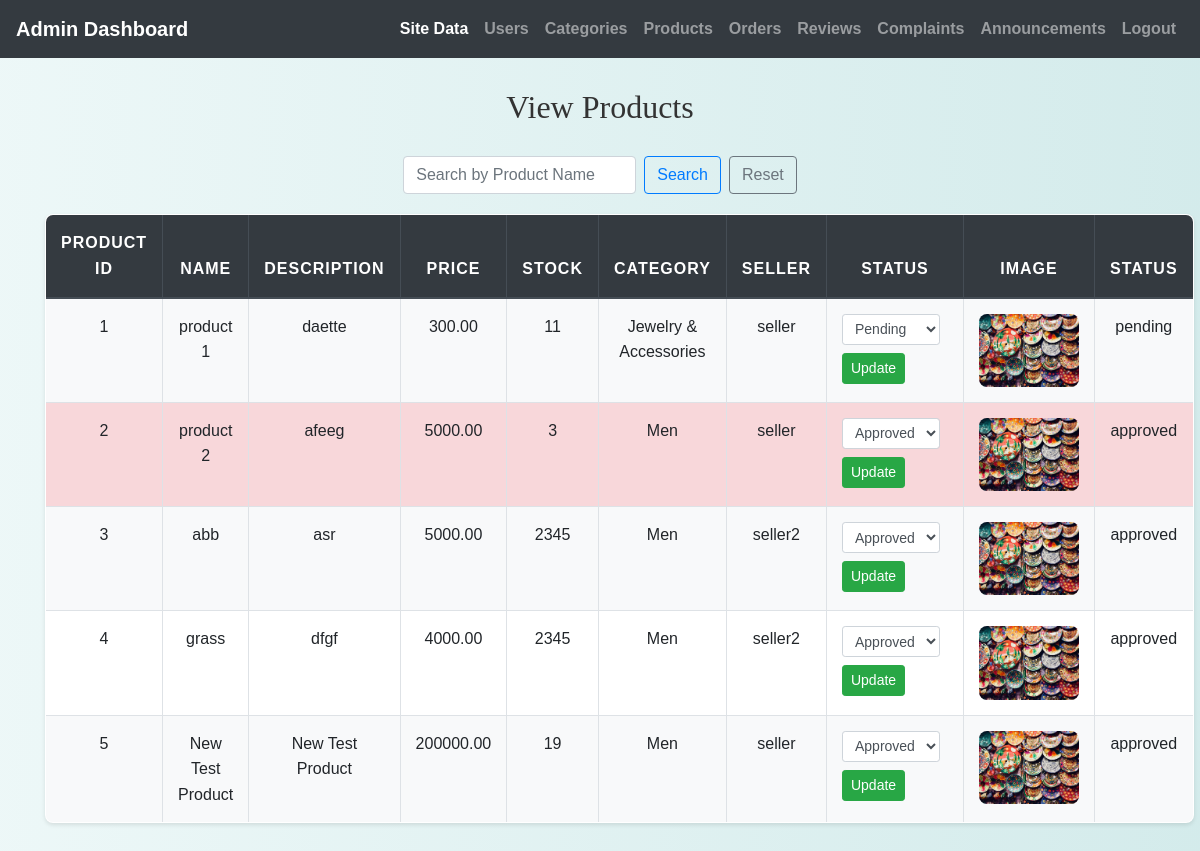
The app's page /admin/admin_product.php (signed in) with its own data.
### tables this page shows
CREATE TABLE `products` (
  `ProductID` int(11) NOT NULL,
  `ProductName` varchar(255) NOT NULL,
  `Description` text NOT NULL,
  `Price` decimal(10,2) NOT NULL,
  `StockQuantity` int(11) NOT NULL,
  `CategoryID` int(11) DEFAULT NULL,
  `SellerID` int(11) DEFAULT NULL,
  `ImageURL` varchar(255) DEFAULT NULL,
  `Timestamp` timestamp NOT NULL DEFAULT current_timestamp(),
  `status` enum('pending','approved','rejected') DEFAULT 'approved'
);

CREATE TABLE `categories` (
  `id` int(11) NOT NULL,
  `name` varchar(255) NOT NULL
);

CREATE TABLE `users` (
  `id` int(11) NOT NULL,
  `username` varchar(50) NOT NULL,
  `password` varchar(255) NOT NULL,
  `usertype` enum('buyer','seller') NOT NULL,
  `email` varchar(100) NOT NULL,
  `phone` varchar(20) NOT NULL,
  `status` varchar(10) DEFAULT 'pending'
);

### admin/admin_product.php (the view, shortened to what this page needs)
<?php
include 'config.php';
$search_term = '';
$sql_select = "SELECT p.*, c.name AS category_name, u.username AS seller_name
               FROM products p
               INNER JOIN categories c ON p.CategoryID = c.id
               INNER JOIN users u ON p.SellerID = u.id
               WHERE u.usertype = 'seller'";
$result = mysqli_query($conn, $sql_select);
?>
<!DOCTYPE html>
<html>
<head>
    <link rel="stylesheet" href="https://stackpath.bootstrapcdn.com/bootstrap/4.5.0/css/bootstrap.min.css">
    <link rel="stylesheet" href="./css/style.css">
</head>
<body>
    <?php include 'admin_navbar.php'; ?>
    <div class="container mt-4">
        <h2 class="text-center">View Products</h2>
        <form method="get" class="form-inline justify-content-center mb-3">
            <input type="text" name="search" class="form-control mr-2" placeholder="Search by Product Name" value="<?php echo htmlspecialchars($search_term); ?>">
            <button type="submit" class="btn btn-outline-primary">Search</button>
            <a href="admin_product.php" class="btn btn-outline-secondary ml-2">Reset</a>
        </form>
        <table class="table table-bordered table-striped">
            <thead class="thead-dark">
                <tr>
                    <th>Product ID</th>
                    <th>Name</th>
                    <th>Description</th>
                    <th>Price</th>
                    <th>Stock</th>
                    <th>Category</th>
                    <th>Seller</th>
                    <th>Status</th>
                    <th>Image</th>
                    <th>Status</th>
                </tr>
            </thead>
            <tbody>
                <?php while ($row = mysqli_fetch_assoc($result)) : ?>
                    <tr <?php echo ($row['StockQuantity'] < 10) ? 'class="low-stock"' : ''; ?>>
                        <td><?php echo $row['ProductID']; ?></td>
                        <td><?php echo $row['ProductName']; ?></td>
                        <td><?php echo $row['Description']; ?></td>
                        <td><?php echo $row['Price']; ?></td>
                        <td><?php echo $row['StockQuantity']; ?></td>
                        <td><?php echo $row['category_name']; ?></td>
                        <td><?php echo $row['seller_name']; ?></td>
                        <td>
                            <form method="post" class="form-inline">
                                <select name="status" class="form-control form-control-sm mr-2">
                                    <option value="pending" <?php if ($row['status'] == 'pending') echo 'selected'; ?>>Pending</option>
                                    <option value="approved" <?php if ($row['status'] == 'approved') echo 'selected'; ?>>Approved</option>
                                </select>
                                <button type="submit" name="update_status" class="btn btn-sm btn-success mt-2">Update</button>
                            </form>
                        </td>
                        <td><img src="../seller/products_images/<?php echo $row['ImageURL']; ?>" alt="Product Image" style="max-width: 100px; max-height: 100px;"></td>
                        <td><?php echo $row['status']; ?></td>
                    </tr>
                <?php endwhile; ?>
            </tbody>
        </table>
    </div>
</body>
</html>

### admin/css/style.css (style rules this page uses)
body { background: linear-gradient(90deg, rgba(233, 246, 246, 0.831), rgba(207, 233, 233, 0.9)); font-family: 'Arial', sans-serif; color: #333; line-height: 1.6; }
h1, h2, h3, h4 { text-align: center; margin-top: 30px; margin-bottom: 30px; font-family: 'Georgia', serif; }
.container { margin-bottom: 40px; }
.table { width: 100%; border-collapse: collapse; margin-top: 20px; font-size: 16px; background-color: #ffffff; border-radius: 8px; overflow: hidden; box-shadow: 0 2px 4px rgba(0, 0, 0, 0.1); }
.table th, .table td { padding: 15px; border: 1px solid #dee2e6; text-align: center; }
.table thead th { background-color: #004d4d; color: white; font-weight: bold; text-transform: uppercase; letter-spacing: 1px; }
.table tbody tr:nth-child(odd) { background-color: #f8f9fa; }
.table img { max-width: 100px; max-height: 100px; border-radius: 8px; }
a { color: #006666; text-decoration: none; font-weight: bold; }

### admin/admin_product.php (style rules this page uses)
.low-stock { background-color: #f8d7da !important; }

### records on screen
products: ProductID "1", ProductName "product 1", Description "daette", Price "300.00", StockQuantity "11", CategoryID.name "Jewelry & Accessories", SellerID.username "seller", status "Pending", ImageURL (picture), status "pending"
products: ProductID "2", ProductName "product 2", Description "afeeg", Price "5000.00", StockQuantity "3", CategoryID.name "Men", SellerID.username "seller", status "Approved", ImageURL (picture), status "approved"
products: ProductID "3", ProductName "abb", Description "asr", Price "5000.00", StockQuantity "2345", CategoryID.name "Men", SellerID.username "seller2", status "Approved", ImageURL (picture), status "approved"
products: ProductID "4", ProductName "grass", Description "dfgf", Price "4000.00", StockQuantity "2345", CategoryID.name "Men", SellerID.username "seller2", status "Approved", ImageURL (picture), status "approved"
products: ProductID "5", ProductName "New Test Product", Description "New Test Product", Price "200000.00", StockQuantity "19", CategoryID.name "Men", SellerID.username "seller", status "Approved", ImageURL (picture), status "approved"
